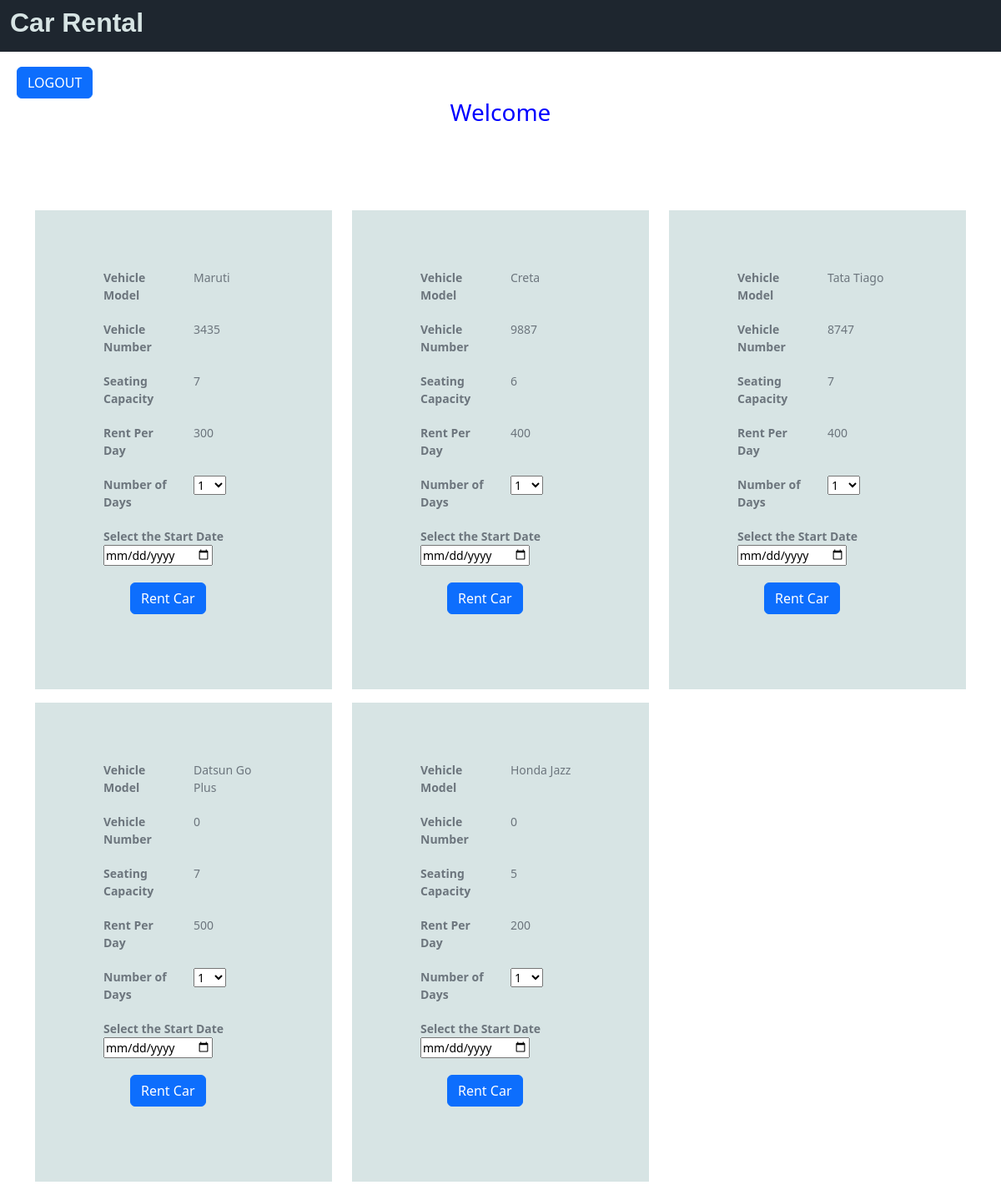
The app's page /customer/carsBooked.php with its own data.
### tables this page shows
CREATE TABLE `cars` (
  `slno` int(100) NOT NULL,
  `model` varchar(100) NOT NULL,
  `number` int(100) NOT NULL,
  `seat` int(100) NOT NULL,
  `rent` int(100) NOT NULL
);

### customer/carsBooked.php (the view, shortened to what this page needs)
<?php
include '../connection.php';
$username = $_SESSION['username'];
?>
<!DOCTYPE html>
<html lang="en">
<head>
    <link rel="stylesheet" href="../index.css">
    <link href="https://cdn.jsdelivr.net/npm/bootstrap@5.2.0/dist/css/bootstrap.min.css" rel="stylesheet">
</head>
<body>
    <nav class="navbar navbar-expand-md fixed-top">
        <div class="container-fluid">
            <ul class="navbar-nav">
                <li class="nav-item" style="margin-right: 20px ;">
                    <h2 class="logo"> Car Rental </h2>
                </li>
            </ul>
        </div>
    </nav>
    <a href="custLogin.php" class="btn btn-primary" style="margin-top:80px; margin-left:20px;">LOGOUT</a>
    <h3 class="text-center" style="color: blue;">Welcome <?php echo $username ?></h3>
    <div class="container" style="margin-top: 100px;">
        <div class="row">
            <?php
            $sql = 'SELECT * FROM cars';
            $result = mysqli_query($conn, $sql);
            while ($row = mysqli_fetch_assoc($result)) {
                $model = $row['model'];
                $number = $row['number'];
                $seat = $row['seat'];
                $rent = $row['rent'];
                echo '
                <div class="col-sm-4">
                <figure class="figure" style="background-color: #d7e4e4; padding: 50px;">
                    <figcaption class="figure-caption">
                        <form method="post">
                            <div class="row" style=" margin: 20px;">
                                <div class="col"><b>Vehicle Model</b></div>
                                <div class="col">' . $model . '</div>
                            </div>
                            <div class="row" style=" margin: 20px;">
                                <div class="col"><b>Vehicle Number</b></div>
                                <div class="col">' . $number . '</div>
                            </div>
                            <div class="row" style=" margin: 20px;">
                                <div class="col"><b>Seating Capacity</b></div>
                               <div class="col">' . $seat . '</div>
                            </div>
                            <div class="row" style=" margin: 20px;">
                                <div class="col"><b>Rent Per Day </b></div>
                               <div class="col">' . $rent . '</div>
                            </div>
                            <div class="row" style=" margin: 20px;">
                                <div class="col">
                                    <b>Number of Days</b>
                                </div>
                                <div class="col"><select id="inputState" name="days">
                                        <option selected>1</option>
                                    </select></div>
                            </div>
                            <div class="row" style=" margin: 20px;">
                            <div class="col">
                            <b>Select the Start Date</b>
                        </div>
                        <div class="col">
                        <input type="date" id="date" name="date">
                        </div>
                            <div class="row" style=" margin: 20px;">
                                <div class="col"><button class="btn btn-primary" name="submit" type="submit" >Rent Car</button></div>
                            </div>
                        </form>
                    </figcaption>
                </figure>
            </div>
                ';
            }
            ?>
        </div>
    </div>
</body>
</html>

### index.css (style rules this page uses)
.navbar { background-color: #1e262f; }
.container { display: flex; margin-top: 100px; }
.logo { font-family: Arial, Helvetica, sans-serif; font-weight: bold; color: #d7e4e4; }

### records on screen
cars: model "Maruti", number "3435", seat "7", rent "300"
cars: model "Creta", number "9887", seat "6", rent "400"
cars: model "Tata Tiago", number "8747", seat "7", rent "400"
cars: model "Datsun Go Plus", number "0", seat "7", rent "500"
cars: model "Honda Jazz", number "0", seat "5", rent "200"
